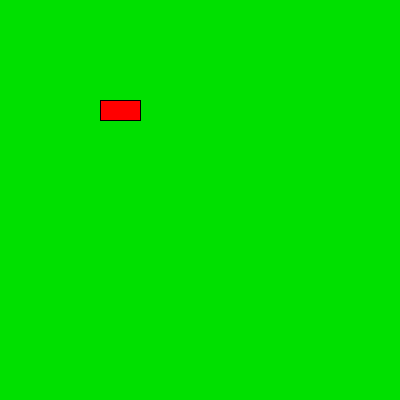
Frame 1 (no input)
Frame 60 (the mouse pressed at the canvas centre just before this capture): identical to frame 1, image omitted
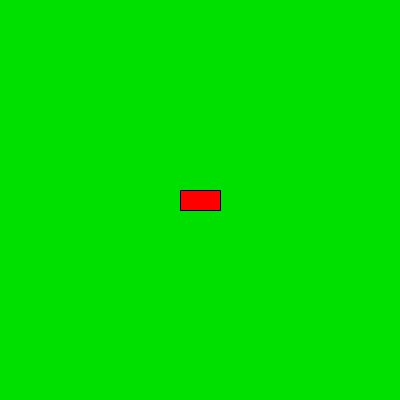
Frame 120 (the mouse held since frame 60 and released just before this capture)

The Processing sketch that drew these frames (run headless with seeded random() and noise(); from frame 60 on, the mouse is pressed at the canvas centre):

// Processing sketch: processing_156707
// ── processing_156707.pde

// Spezielle Kapitel der Schulinformatik SS2014
// Thema 8, Aufgabe Mausevents 
// Roland Richter
// Implementiert in Processing (http://processing.org)
// Online Demo: http://www.openprocessing.org/sketch/156707

int x = 100;
int y = 100;

boolean isDragged = false;

void setup() {
    size(400, 400);
    stroke(0);
}


void draw() {
    background(0, 224, 0);

    fill(255, 0, 0);
    rect(x, y, 40, 20);
}


void mousePressed() {
    isDragged = false;
    x = mouseX - 20;
    y = mouseY - 10;
}


void mouseDragged() {
    isDragged = true;
    x = mouseX - 20;
    y = mouseY - 10;
}


void mouseReleased() {
    isDragged = false;   
}
